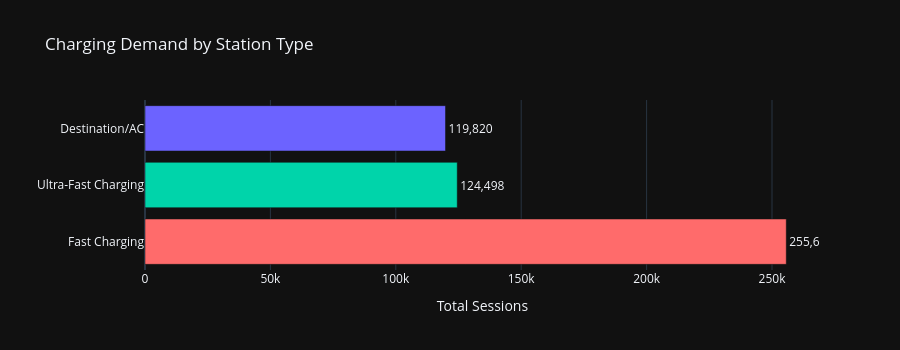

Notebook cell for this chart:
### Code cell
# ── Charging Demand by Station Type ──

grp_st = (
    df.groupby("Station_Type", as_index=False)["Total_Sessions"]
    .sum()
    .sort_values("Total_Sessions", ascending=True)
)

fig = px.bar(
    grp_st, y="Station_Type", x="Total_Sessions",
    orientation="h", color="Station_Type",
    color_discrete_sequence=COLORS,
    text="Total_Sessions",
    title="Charging Demand by Station Type"
)
fig.update_traces(texttemplate="%{text:,.0f}", textposition="outside")
fig.update_layout(showlegend=False, height=350,
                  xaxis_title="Total Sessions", yaxis_title="")
fig.show()

### Figure 1 — Plotly figure (JSON) as saved in the notebook; plotly's stock layout.template omitted (floating-point values rounded to 4 significant figures)
{"data": [{"hovertemplate": "Station_Type=%{y}<br>Total_Sessions=%{text}<extra></extra>", "legendgroup": "Destination/AC", "marker": {"color": "#6C63FF", "pattern": {"shape": ""}}, "name": "Destination/AC", "orientation": "h", "showlegend": true, "text": [119800.0], "textposition": "outside", "texttemplate": "%{text:,.0f}", "type": "bar", "x": [119820], "xaxis": "x", "y": ["Destination/AC"], "yaxis": "y"}, {"hovertemplate": "Station_Type=%{y}<br>Total_Sessions=%{text}<extra></extra>", "legendgroup": "Ultra-Fast Charging", "marker": {"color": "#00D4AA", "pattern": {"shape": ""}}, "name": "Ultra-Fast Charging", "orientation": "h", "showlegend": true, "text": [124500.0], "textposition": "outside", "texttemplate": "%{text:,.0f}", "type": "bar", "x": [124498], "xaxis": "x", "y": ["Ultra-Fast Charging"], "yaxis": "y"}, {"hovertemplate": "Station_Type=%{y}<br>Total_Sessions=%{text}<extra></extra>", "legendgroup": "Fast Charging", "marker": {"color": "#FF6B6B", "pattern": {"shape": ""}}, "name": "Fast Charging", "orientation": "h", "showlegend": true, "text": [255700.0], "textposition": "outside", "texttemplate": "%{text:,.0f}", "type": "bar", "x": [255682], "xaxis": "x", "y": ["Fast Charging"], "yaxis": "y"}], "layout": {"barmode": "relative", "height": 350, "legend": {"title": {"text": "Station_Type"}, "tracegroupgap": 0}, "showlegend": false, "title": {"text": "Charging Demand by Station Type"}, "xaxis": {"anchor": "y", "domain": [0, 1], "title": {"text": "Total Sessions"}}, "yaxis": {"anchor": "x", "categoryarray": ["Fast Charging", "Ultra-Fast Charging", "Destination/AC"], "categoryorder": "array", "domain": [0, 1], "title": {"text": ""}}}}
